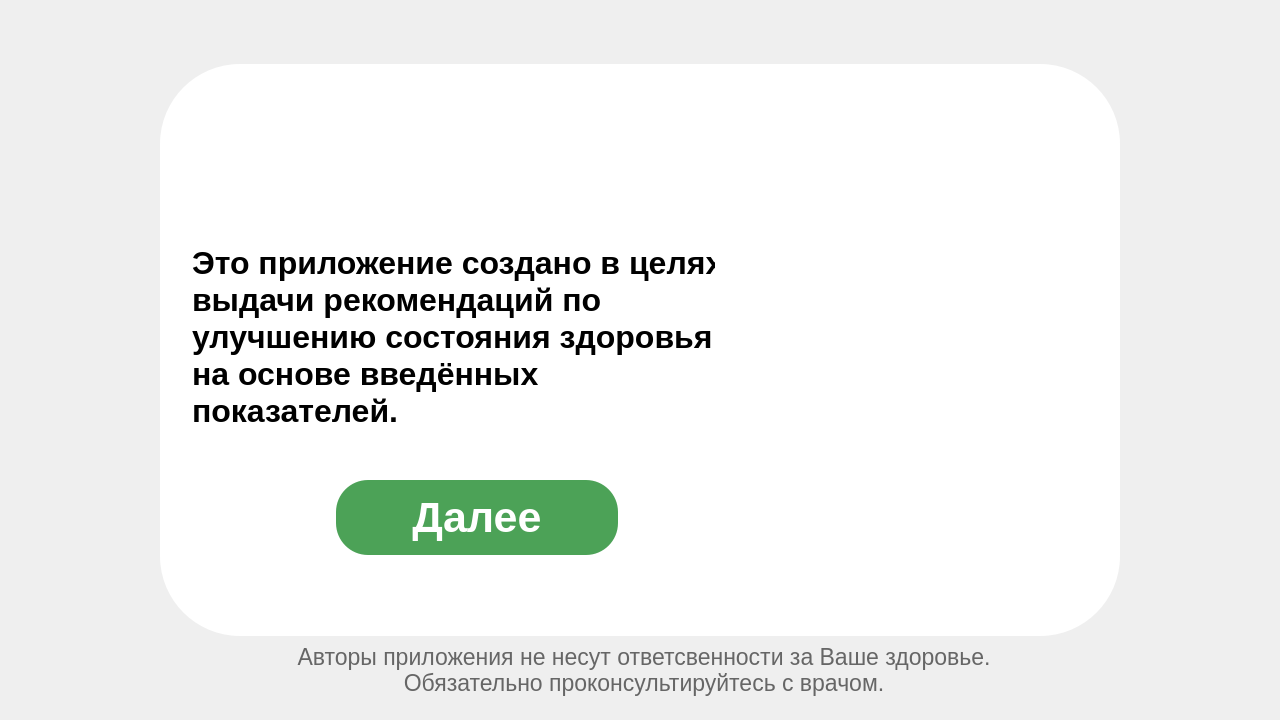
<?xml version="1.0" encoding="UTF-8"?>
<ui version="4.0">
 <class>MainDownload</class>
 <widget class="QDialog" name="MainDownload">
  <property name="geometry">
   <rect>
    <x>0</x>
    <y>0</y>
    <width>1280</width>
    <height>720</height>
   </rect>
  </property>
  <property name="windowTitle">
   <string>Dialog</string>
  </property>
  <widget class="QLabel" name="background">
   <property name="geometry">
    <rect>
     <x>0</x>
     <y>0</y>
     <width>1280</width>
     <height>720</height>
    </rect>
   </property>
   <property name="text">
    <string/>
   </property>
   <property name="pixmap">
    <pixmap>../Изображения/whole_background.png</pixmap>
   </property>
   <property name="scaledContents">
    <bool>true</bool>
   </property>
  </widget>
  <widget class="QFrame" name="frame">
   <property name="geometry">
    <rect>
     <x>160</x>
     <y>64</y>
     <width>960</width>
     <height>572</height>
    </rect>
   </property>
   <property name="styleSheet">
    <string notr="true">background-color: rgb(255, 255, 255);
border-radius: 80px;</string>
   </property>
   <property name="frameShape">
    <enum>QFrame::StyledPanel</enum>
   </property>
   <property name="frameShadow">
    <enum>QFrame::Raised</enum>
   </property>
   <widget class="QLabel" name="label">
    <property name="geometry">
     <rect>
      <x>560</x>
      <y>144</y>
      <width>296</width>
      <height>296</height>
     </rect>
    </property>
    <property name="text">
     <string/>
    </property>
    <property name="pixmap">
     <pixmap>../Изображения/med_cross_bright.png</pixmap>
    </property>
    <property name="scaledContents">
     <bool>true</bool>
    </property>
   </widget>
   <widget class="QPushButton" name="pushButton">
    <property name="geometry">
     <rect>
      <x>176</x>
      <y>416</y>
      <width>282</width>
      <height>75</height>
     </rect>
    </property>
    <property name="font">
     <font>
      <pointsize>32</pointsize>
      <weight>75</weight>
      <bold>true</bold>
     </font>
    </property>
    <property name="styleSheet">
     <string notr="true">QPushButton{
background-color: rgb(76, 162, 87);
border-radius: 32px;
color: rgb(255, 255, 255);

}

QPushButton:hover{
	background-color: rgb(71, 146, 80);
}

QPushButton:pressed{
background-color: rgb(2, 151, 89);
border: 3px solid rgb(255,215,0);
color: rgb(248, 248, 242);
}</string>
    </property>
    <property name="text">
     <string>Далее</string>
    </property>
   </widget>
   <widget class="QLabel" name="label_3">
    <property name="geometry">
     <rect>
      <x>32</x>
      <y>176</y>
      <width>523</width>
      <height>194</height>
     </rect>
    </property>
    <property name="font">
     <font>
      <pointsize>24</pointsize>
      <weight>75</weight>
      <bold>true</bold>
     </font>
    </property>
    <property name="styleSheet">
     <string notr="true">background-color: rgba(255, 255, 255, 0);</string>
    </property>
    <property name="text">
     <string>Это приложение создано в целях
выдачи рекомендаций по
улучшению состояния здоровья
на основе введённых
показателей.</string>
    </property>
    <property name="alignment">
     <set>Qt::AlignLeading|Qt::AlignLeft|Qt::AlignVCenter</set>
    </property>
   </widget>
  </widget>
  <widget class="QLabel" name="label_2">
   <property name="geometry">
    <rect>
     <x>280</x>
     <y>640</y>
     <width>728</width>
     <height>59</height>
    </rect>
   </property>
   <property name="font">
    <font>
     <pointsize>17</pointsize>
    </font>
   </property>
   <property name="layoutDirection">
    <enum>Qt::LeftToRight</enum>
   </property>
   <property name="styleSheet">
    <string notr="true">color: rgb(102, 102, 102);</string>
   </property>
   <property name="text">
    <string>Авторы приложения не несут ответсвенности за Ваше здоровье. 
Обязательно проконсультируйтесь с врачом.</string>
   </property>
   <property name="alignment">
    <set>Qt::AlignCenter</set>
   </property>
  </widget>
 </widget>
 <resources/>
 <connections/>
</ui>
